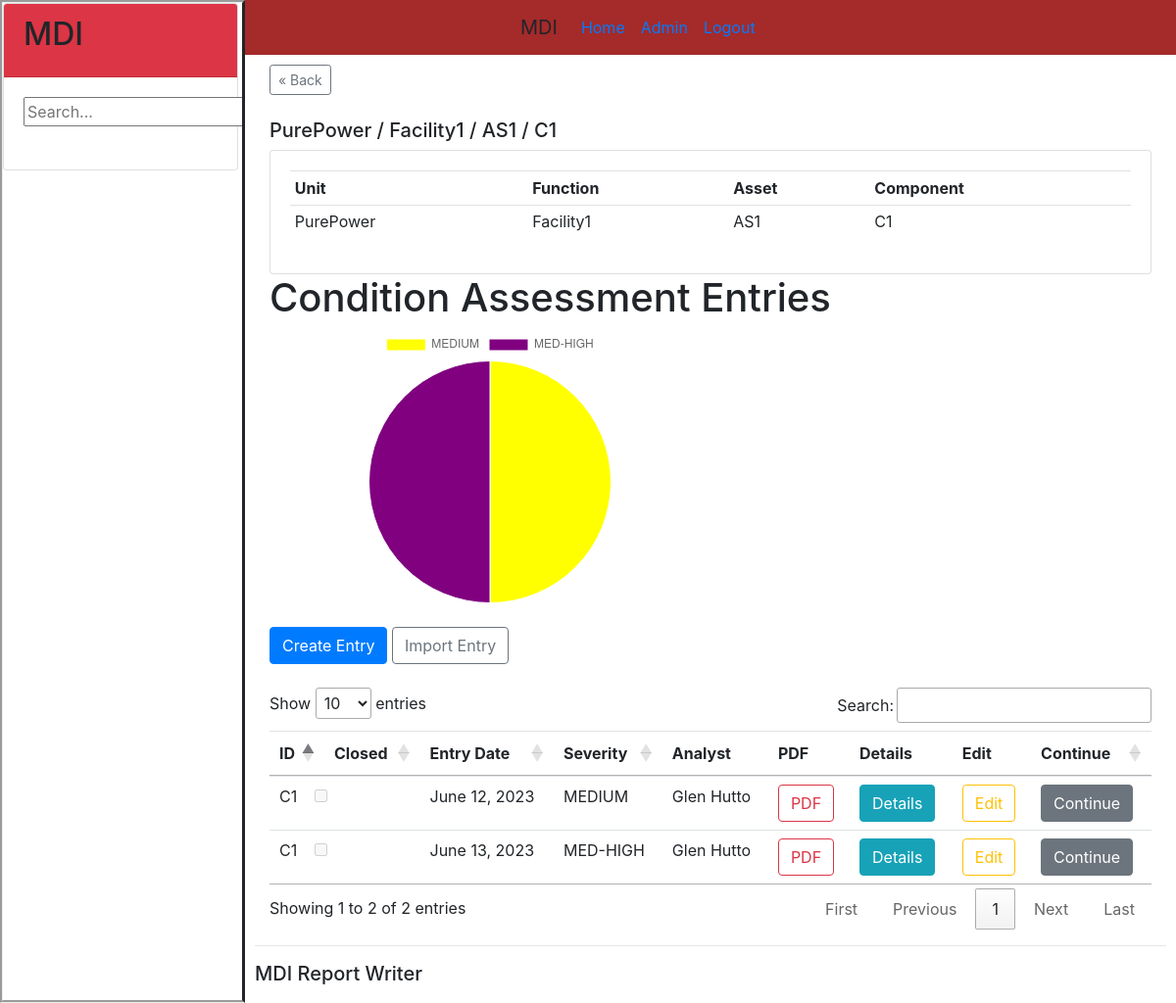
Page /unit/1/ on the committed database.
### orgs/models.py (models this page shows, shortened)
class Unit(models.Model):
    name = models.ForeignKey(UnitName, null=True, on_delete=models.SET_NULL)
    function = models.ForeignKey(Function, null=True, blank=True, on_delete=models.SET_NULL)
    asset = models.ForeignKey(Asset, null=True, blank=True, on_delete=models.SET_NULL)
    component = models.OneToOneField(Component, null=True, blank=True, on_delete=models.SET_NULL)
    plant_tag = models.ForeignKey(PlantTag, null=True, blank=True, on_delete=models.SET_NULL)

class UnitName(models.Model):
    name = models.CharField(max_length=200, null=True)
    description = models.TextField(null=True, blank=True)
    def __str__(self):
        return self.name

class Function(models.Model):
    name = models.CharField(max_length=200, null=True)
    description = models.TextField(null=True, blank=True)
    def __str__(self):
        return self.name

class Asset(models.Model):
    name = models.CharField(max_length=200, null=True)
    description = models.TextField(null=True, blank=True)
    def __str__(self):
        return self.name

class Component(models.Model):
    name = models.CharField(max_length=200, null=True)
    description = models.TextField(null=True, blank=True)
    def __str__(self):
        return self.name

class Report(models.Model):
    id = models.AutoField(primary_key=True)
    condition = models.OneToOneField(Condition, null=True, on_delete=models.CASCADE)
    unit = models.ForeignKey(Unit, null=True, on_delete=models.CASCADE)
    fault = models.CharField(max_length=1000, null=True)
    fault_group = models.ManyToManyField(FaultGroup, blank=True)
    comment = models.CharField(max_length=1200, null=True) #can be converted to textField(s)
    recommendation = models.CharField(max_length=1200, null=True)

class Condition(models.Model):
    SEVERITYLEVEL = (
        ('LOW', 'LOW'),
        ('MEDIUM', 'MEDIUM'),
        ('HIGH', 'HIGH'),
        ('MED-HIGH', 'MED-HIGH'),
        ('MISSED', 'MISSED'),
        ('GOOD', 'GOOD'),
    )
    severity = models.ForeignKey(Severity, null=True, on_delete=models.SET_NULL, blank=True)
    severityLevel = models.CharField(max_length=200, null=True, choices=SEVERITYLEVEL)
    technology = models.ForeignKey(Technology, null=True, on_delete=models.SET_NULL)
    analyst = models.ForeignKey(Analyst, null=True, on_delete=models.SET_NULL)
    entry_date = models.DateField(null=True)
    data_collection_date = models.DateField(null=True)
    closed = models.BooleanField(null=True, default=False)
    close_date = models.DateField(null=True, blank=True)
    reason = models.TextField(null=True, blank=True)

class Analyst(models.Model):
    name = models.CharField(max_length=200, null=True)
    def __str__(self):
        return self.name

### orgs/views.py (the view, shortened to what this page needs)
# urls.py: path('unit/<int:node_id>/', views.unit, name='unit'),
def unit(request, node_id):
    unit = Unit.objects.get(id=node_id)
    reports = Report.objects.filter(unit=unit)
    pie_data = [report.condition.severityLevel for report in reports]
    pie_data = Counter(pie_data)
    severity_labels = []
    severity_data = []
    for data in pie_data:
        severity_labels.append(data)
        temp = pie_data[data]
        severity_data.append(temp)
    context = {'unit': unit, 'reports': reports, 'severity_data': severity_data,
                'severity_labels': severity_labels}
    return render(request, 'orgs/unit.html', context)

### orgs/templates/orgs/unit.html (shortened to what this page needs)
{% extends 'orgs/main.html' %}
{% block content %}
<button type="button" id="back" class="btn btn-outline-secondary btn-sm">&laquo; Back</button>
<br><br>
{% if unit.name %}
    <h5>{{unit.name}} / {{unit.function}} / {{unit.asset}} / {{unit.component}}</h5>
    <div class="card card-body">
        <table class="table table-sm">
            <tr>
                <th>Unit</th>
                <th>Function</th>
                <th>Asset</th>
                <th>Component</th>
            </tr>
            <tr>
                <td>{{unit.name}}</td>
                <td>{{unit.function}}</td>
                <td>{{unit.asset}}</td>
                <td>{{unit.component}}</td>
            </tr>
        </table>
    </div>
    <h1>Condition Assessment Entries</h1>
    <div class="container">
      <div class="row">
        <div class="col-md-6">
          <canvas id="myChart"></canvas>
        </div>
      </div>
    </div>
    <br>
    <a type="button" class="btn btn-primary" href="{% url 'create_entry' unit.id %}">Create Entry</a>
    <a class="btn btn-outline-secondary" href="#" role="button" type="file">Import Entry</a>
    <br>
    {% if reports %}
        <br>
            <table id="entryTable" class="table table-sm">
              <thead>
                <tr>
                  <th>ID</th>
                  <th>Closed</th>
                  <th>Entry Date</th>
                  <th>Severity</th>
                  <th>Analyst</th>
                  <th>PDF</th>
                  <th>Details</th>
                  <th>Edit</th>
                  <th>Continue</th>
                </tr>
              </thead>
              <tbody>
                {% for report in reports %}
                    <tr>
                      <td>{{unit.component}}</td>
                      {% if report.condition.closed %}
                        <td><input class="form-check-input" type="checkbox" checked disabled></td>
                      {% else %}
                        <td><input class="form-check-input" type="checkbox"  disabled></td>
                      {% endif %}
                      <td>{{report.condition.entry_date}}</td>
                      <td>{{report.condition.severityLevel}}</td>
                      <td>{{report.condition.analyst}}</td>
                      <td><a class="btn btn-outline-danger" href="{% url 'generate_pdf' report_ids=report.id %}?format=pdf" target="_blank">PDF</a></td>
                      <td><a class="btn btn-info" href="{% url 'detailed_condition' report.id %}" target="_blank">Details</a></td>
                      <td><a class="btn btn-outline-warning" href="{% url 'edit_entry' report_id=report.id %}">Edit</a></td>
                      <td><a class="btn btn-secondary" href="#">Continue</a></td>
                    </tr>
                {% endfor %}
              </tbody>
            </table>
          <link rel="stylesheet" href="https://cdn.datatables.net/1.13.4/css/jquery.dataTables.min.css">
        <script>
          var severity_labels = {{ severity_labels|safe }};
          var severity_data = {{ severity_data|safe }};
          var backgroundColors = {
            'LOW': 'cyan',
            'MEDIUM': 'yellow',
            'MED-HIGH': 'purple',
            'HIGH': 'red',
            'MISSED': 'grey',
            'GOOD': 'green',
          };
          var backgroundColor = severity_labels.map(function(label){
            return backgroundColors[label];
          });
          var ctx = document.getElementById('myChart').getContext('2d');
          var myChart = new Chart(ctx, {
            type: 'pie',
            data: {
              labels: severity_labels,
              datasets: [{
                label: '# of Reports',
                data: severity_data,
                backgroundColor: backgroundColor,
                borderWidth: 1
              }]
            },
            options: {
              responsive: true,
              aspectRatio: 1.5
            }
          });
        </script>
{% endif %}
{% else %}
    <h1>Should return to home</h1>
{% endif %}
{% endblock content %}

### orgs/templates/orgs/main.html (style rules this page uses)
* { box-sizing: border-box; }
body { margin: 0; }

### rows in the picture
Unit: name "PurePower", function "Facility1", asset "AS1", component "C1"
Report: condition.entry_date "June 12, 2023", condition.severityLevel "MEDIUM", condition.analyst "Glen Hutto"
Report: condition.entry_date "June 13, 2023", condition.severityLevel "MED-HIGH", condition.analyst "Glen Hutto"

### other values in the picture
chart data {{ severity_labels|safe }} ['MEDIUM', 'MED-HIGH']
chart data {{ severity_data|safe }} [1, 1]
